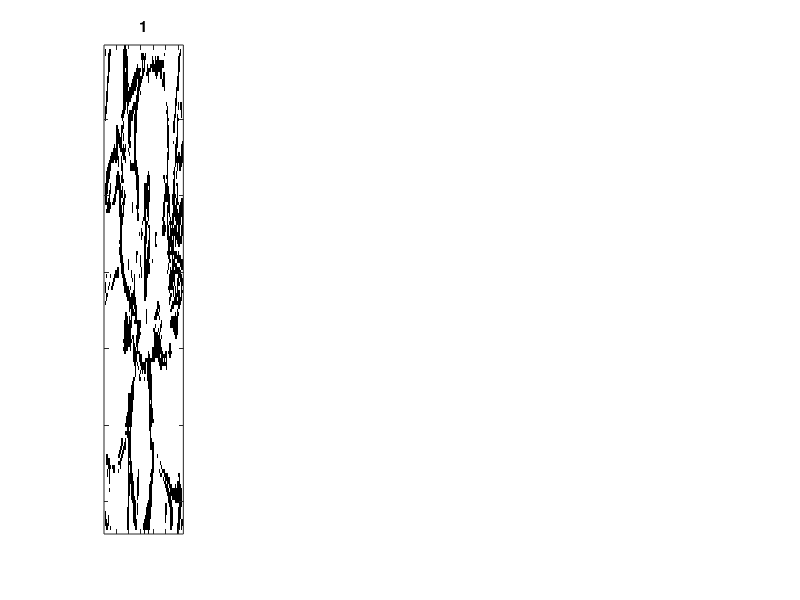
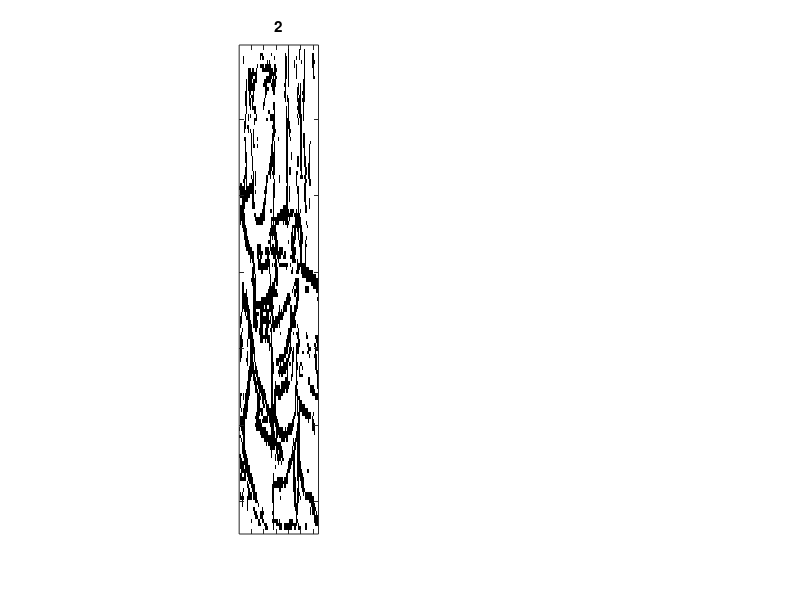
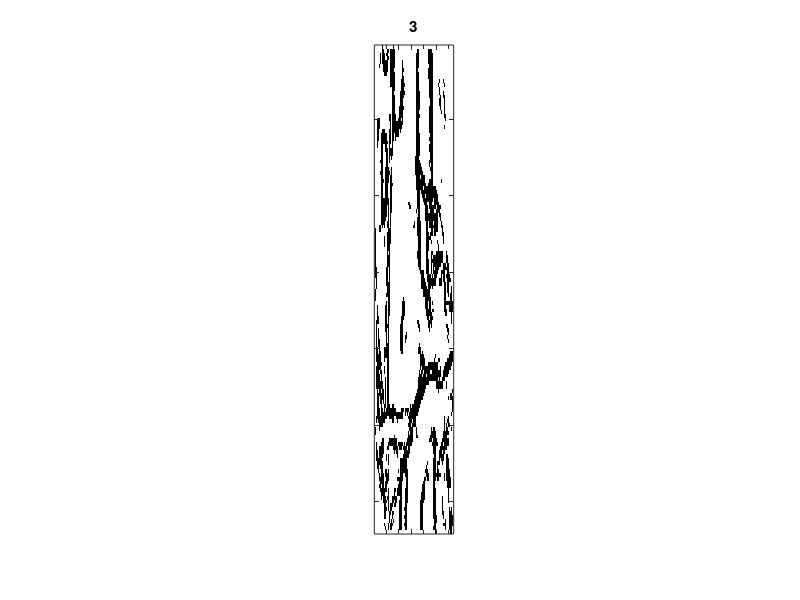
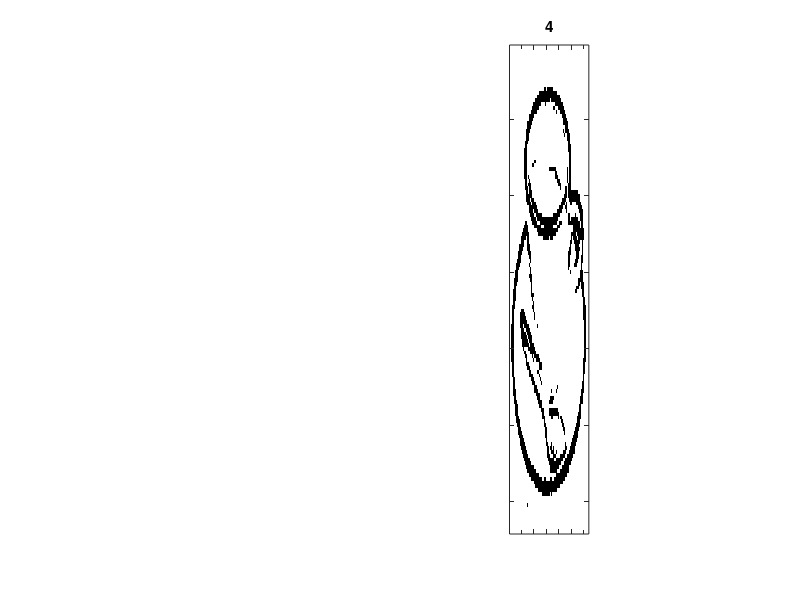

Recreate these plots in MATLAB, in order.
%% make figures

load('best_parameters.mat')
nr_methods = size(order_best_parameters,2)
for method = 1:nr_methods
    figure;
    for image= 1:5
    subplot(1,5,image)
    s1=subimage(squeeze(max_par_fig(method,:,:,image)))
    figure_number = num2str(image)
    fig_name = strcat(figure_number)
        title(fig_name')
        set(gca, 'XTickLabelMode', 'manual', 'XTickLabel', [])
            set(gca, 'YTickLabelMode', 'manual', 'YTickLabel', [])
            figure;
    plot(image)
    end
end